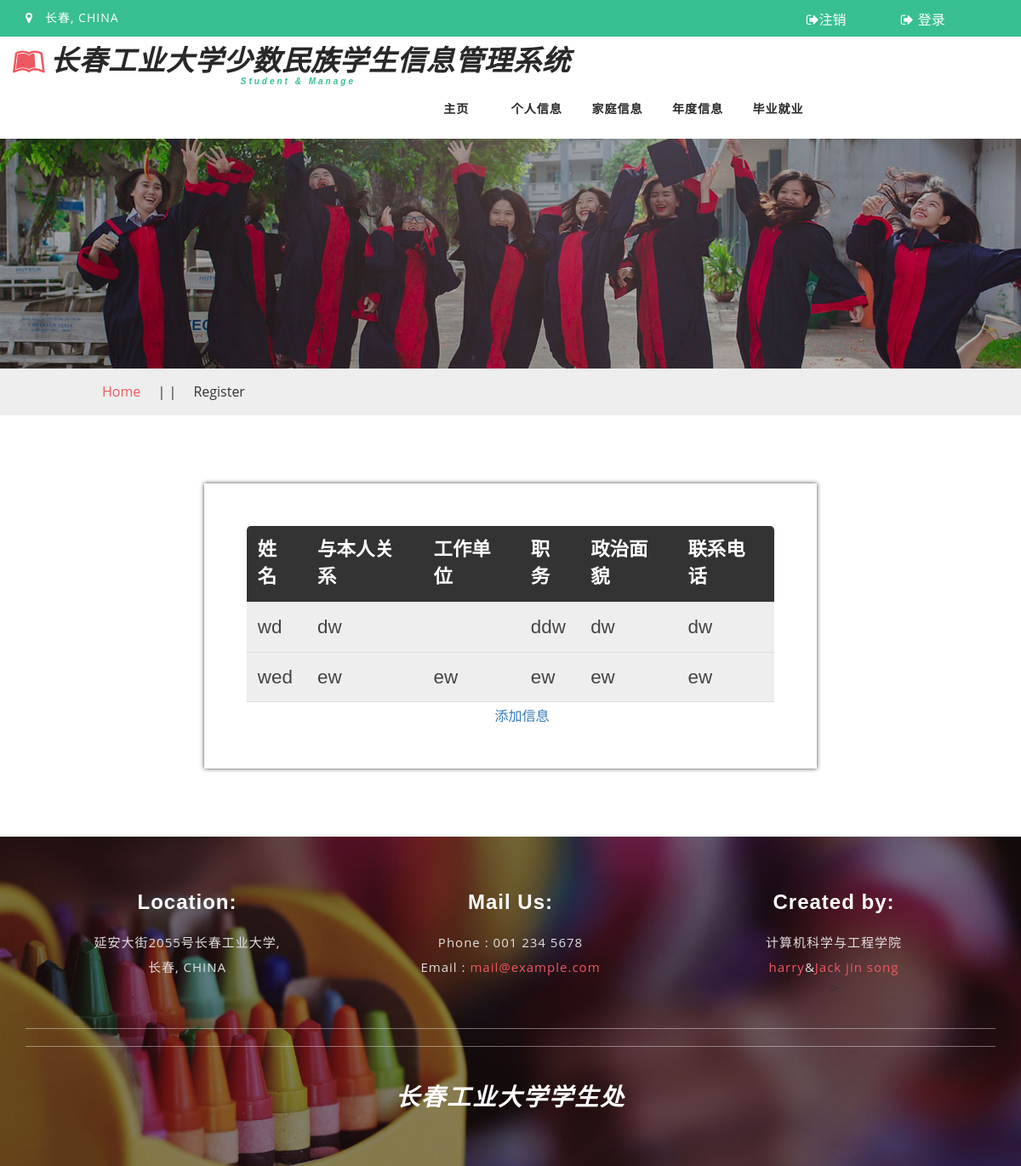
Page /parents_massage_show/ (signed in) on the earlier database version.
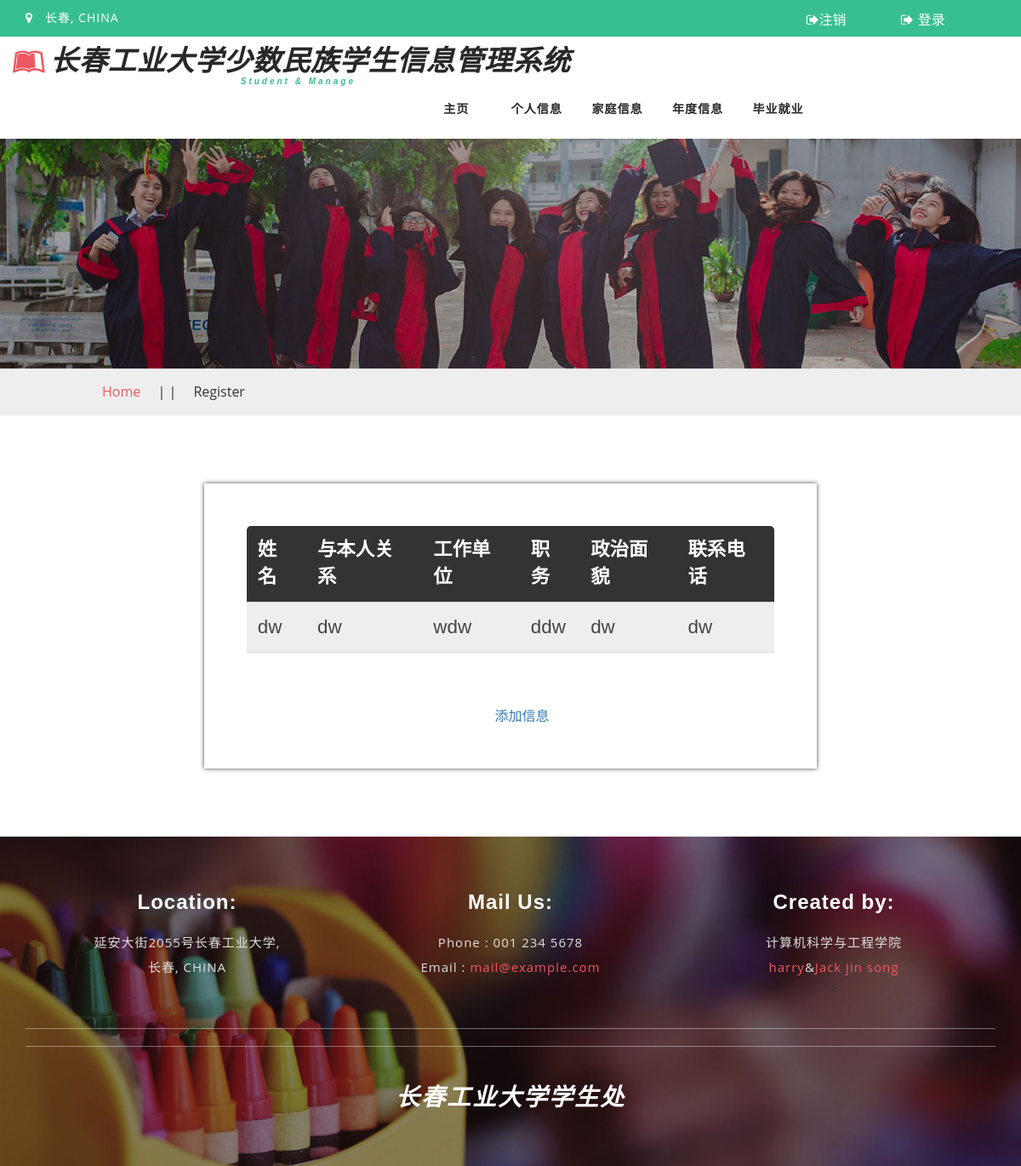
Same page on the later database version.
### student/models.py (models this page shows, shortened)
class parents(models.Model):
    stu_id = models.CharField(max_length=8,blank=True,verbose_name='学号')
    name = models.CharField(max_length=10, blank=True,verbose_name='姓名')
    relation_of_student = models.CharField(max_length=6, blank=True,verbose_name='与本人关系', help_text='父亲/母亲/妹妹')
    work_location = models.CharField(max_length=20, blank=True,verbose_name='工作单位')
    post = models.CharField(max_length=10, blank=True,verbose_name='职务')
    Political_level_p = models.CharField(max_length=20, blank=True,verbose_name='政治面貌')
    phone_number = models.CharField(max_length=10,blank=True, verbose_name='联系电话')
    class Meta:
       verbose_name = '家庭信息'
       verbose_name_plural = '家庭信息'

### student/views.py (the view)
# urls.py: url(r'^parents_massage_show/',s_views.parents_page,name='p_show'),
def parents_page(request):
    from .models import parents
    parent = parents.objects.filter(stu_id=request.user)
    return render(request,'student/parents_page_show.html',{'parent':parent})

### templates/student/parents_page_show.html (shortened to what this page needs)
{% extends 'base.html' %}
{% block content %}
{% if user.is_authenticated %}
    <div class="login-form">
        <div class="htmleaf-container" style="height: 200px;">
		    <table id="miyazaki">
			<thead>
			<tr><th>姓名<th>与本人关系<th>工作单位<th>职务<th>政治面貌<th>联系电话
			<tbody>
        {% for par in parent %}
            <tr>
			<td>{{ par.name }}
			<td>{{ par.relation_of_student }}
			<td>{{ par.work_location }}
			<td>{{ par.post }}
			<td>{{ par.Political_level_p }}
			<td>{{ par.phone_number }}
			<tr>
        {% endfor %}
            </table>
	    </div>
    <div class="massage_add">
        <a href="{% url 'Pmas_add' %}"><span>添加信息</span></a>
    </div>
    </div>
{% endif %}
{% endblock %}

Differences in the rows shown:
removed parents: name "wed", relation_of_student "ew", work_location "ew", post "ew", Political_level_p "ew", phone_number "ew"
changed parents "dw": name "wd" → "dw"; work_location (not shown) → "wdw"
